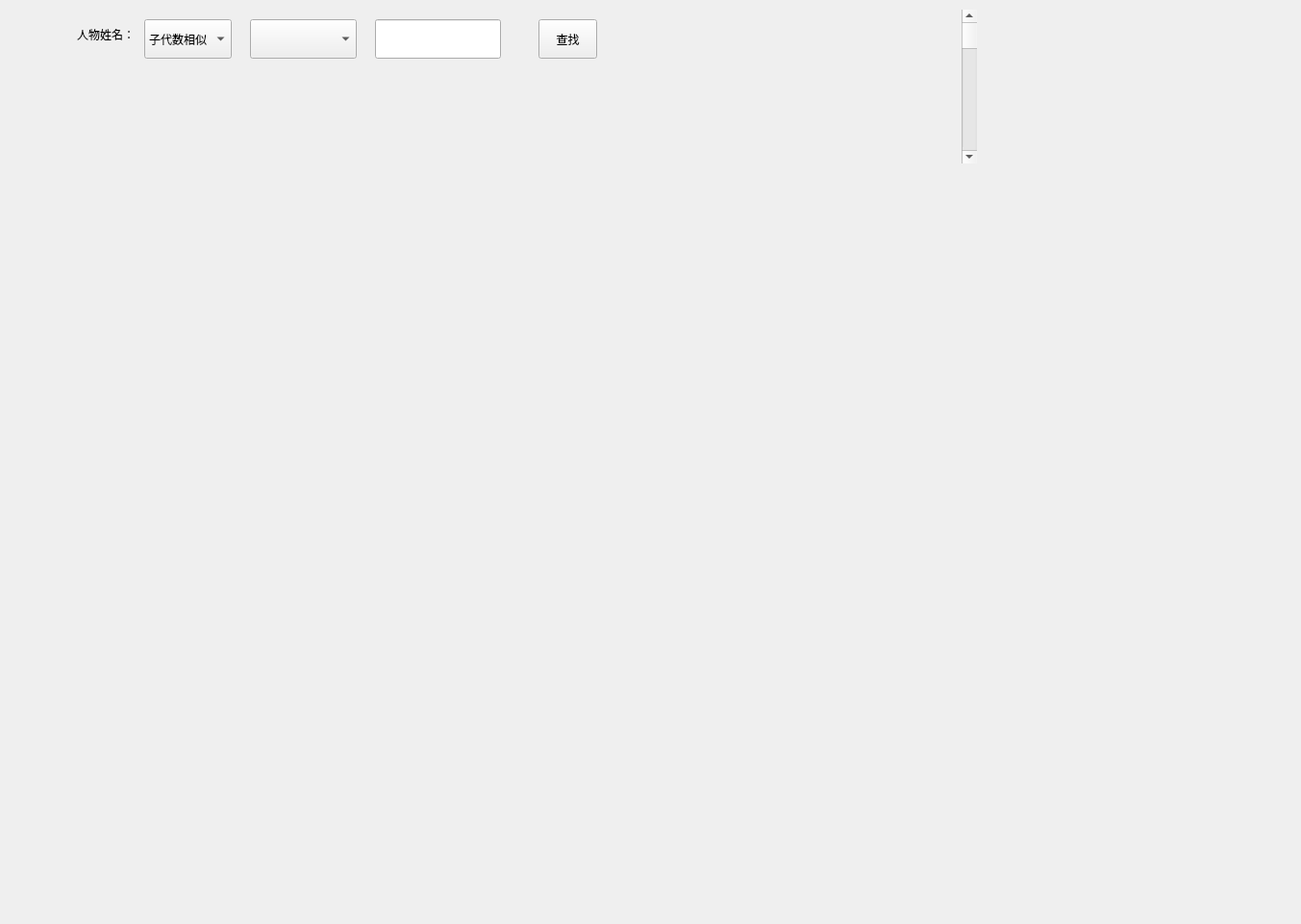
<?xml version="1.0" encoding="UTF-8"?>
<ui version="4.0">
 <class>PersonCenter</class>
 <widget class="QDialog" name="PersonCenter">
  <property name="geometry">
   <rect>
    <x>0</x>
    <y>0</y>
    <width>1353</width>
    <height>961</height>
   </rect>
  </property>
  <property name="windowTitle">
   <string>Dialog</string>
  </property>
  <widget class="QScrollBar" name="vb">
   <property name="geometry">
    <rect>
     <x>1000</x>
     <y>10</y>
     <width>16</width>
     <height>160</height>
    </rect>
   </property>
   <property name="orientation">
    <enum>Qt::Vertical</enum>
   </property>
  </widget>
  <widget class="QLabel" name="label">
   <property name="geometry">
    <rect>
     <x>80</x>
     <y>20</y>
     <width>81</width>
     <height>31</height>
    </rect>
   </property>
   <property name="text">
    <string>人物姓名：</string>
   </property>
  </widget>
  <widget class="QToolButton" name="so">
   <property name="geometry">
    <rect>
     <x>560</x>
     <y>20</y>
     <width>61</width>
     <height>41</height>
    </rect>
   </property>
   <property name="text">
    <string>查找</string>
   </property>
  </widget>
  <widget class="QComboBox" name="list">
   <property name="geometry">
    <rect>
     <x>260</x>
     <y>20</y>
     <width>111</width>
     <height>41</height>
    </rect>
   </property>
  </widget>
  <widget class="QComboBox" name="comboBox">
   <property name="geometry">
    <rect>
     <x>150</x>
     <y>20</y>
     <width>91</width>
     <height>41</height>
    </rect>
   </property>
   <item>
    <property name="text">
     <string>子代数相似</string>
    </property>
   </item>
  </widget>
  <widget class="QLineEdit" name="name">
   <property name="geometry">
    <rect>
     <x>390</x>
     <y>20</y>
     <width>131</width>
     <height>41</height>
    </rect>
   </property>
  </widget>
 </widget>
 <resources/>
 <connections/>
</ui>
